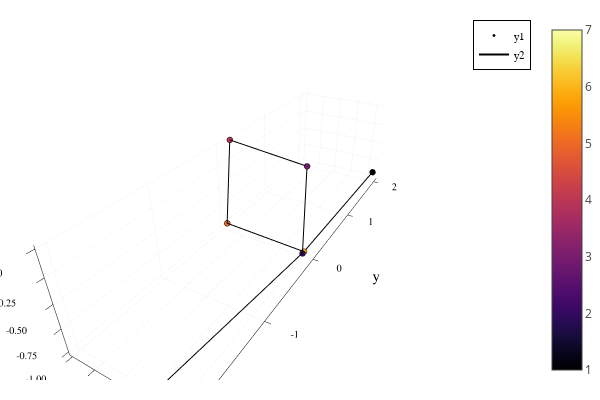

The notebook cell saved with this chart:
### Code cell
p = plot()
newQ = moveBeforeDihedral(newQ,diheds[idxs[n+1]])
plotChain!(newQ,"lightBlue")
display(p)

### Figure 1 — Plotly figure (JSON) as saved in the notebook; plotly's stock layout.template omitted (floating-point values rounded to 4 significant figures; data arrays with more than 128 entries replaced by an {"elided": "..."} marker saying what was removed)
{"data": [{"colorbar": {"title": ""}, "legendgroup": "y1", "marker": {"color": "rgba(0, 0, 4, 1.000)", "line": {"color": "rgba(0, 0, 0, 1.000)", "width": 1}, "size": 2, "symbol": "circle"}, "mode": "markers", "name": "y1", "showlegend": true, "type": "scatter3d", "x": [0.08955], "xaxis": "x1", "y": [2.0], "yaxis": "y1", "z": [-0.8955], "zmax": 7, "zmin": 1}, {"colorbar": {"title": ""}, "legendgroup": "y1", "marker": {"color": "rgba(51, 10, 94, 1.000)", "line": {"color": "rgba(0, 0, 0, 1.000)", "width": 1}, "size": 2, "symbol": "circle"}, "mode": "markers", "name": "y1", "showlegend": false, "type": "scatter3d", "x": [3.239e-78], "xaxis": "x1", "y": [5.148e-85], "yaxis": "y1", "z": [-1.005], "zmax": 7, "zmin": 1}, {"colorbar": {"title": ""}, "legendgroup": "y1", "marker": {"color": "rgba(120, 28, 109, 1.000)", "line": {"color": "rgba(0, 0, 0, 1.000)", "width": 1}, "size": 2, "symbol": "circle"}, "mode": "markers", "name": "y1", "showlegend": false, "type": "scatter3d", "x": [0], "xaxis": "x1", "y": [0], "yaxis": "y1", "z": [0], "zmax": 7, "zmin": 1}, {"colorbar": {"title": ""}, "legendgroup": "y1", "marker": {"color": "rgba(187, 55, 85, 1.000)", "line": {"color": "rgba(0, 0, 0, 1.000)", "width": 1}, "size": 2, "symbol": "circle"}, "mode": "markers", "name": "y1", "showlegend": false, "type": "scatter3d", "x": [-0.9842], "xaxis": "x1", "y": [0.1771], "yaxis": "y1", "z": [7.639e-08], "zmax": 7, "zmin": 1}, {"colorbar": {"title": ""}, "legendgroup": "y1", "marker": {"color": "rgba(237, 105, 37, 1.000)", "line": {"color": "rgba(0, 0, 0, 1.000)", "width": 1}, "size": 2, "symbol": "circle"}, "mode": "markers", "name": "y1", "showlegend": false, "type": "scatter3d", "x": [-1.002], "xaxis": "x1", "y": [0.07724], "yaxis": "y1", "z": [-0.9999], "zmax": 7, "zmin": 1}, {"colorbar": {"title": ""}, "legendgroup": "y1", "marker": {"color": "rgba(252, 181, 25, 1.000)", "line": {"color": "rgba(0, 0, 0, 1.000)", "width": 1}, "size": 2, "symbol": "circle"}, "mode": "markers", "name": "y1", "showlegend": false, "type": "scatter3d", "x": [0.001845], "xaxis": "x1", "y": [0.03299], "yaxis": "y1", "z": [-1.003], "zmax": 7, "zmin": 1}, {"colorbar": {"title": ""}, "legendgroup": "y1", "marker": {"color": "rgba(252, 255, 164, 1.000)", "line": {"color": "rgba(0, 0, 0, 1.000)", "width": 1}, "size": 2, "symbol": "circle"}, "mode": "markers", "name": "y1", "showlegend": false, "type": "scatter3d", "x": [-0.1956], "xaxis": "x1", "y": [-1.962], "yaxis": "y1", "z": [-1.003], "zmax": 7, "zmin": 1}, {"colorbar": {"title": ""}, "hoverinfo": "none", "marker": {"cmax": 7, "cmin": 1, "color": [0.5], "colorscale": {"elided": "256x2 mixed values"}, "opacity": 0, "showscale": true, "size": 0}, "mode": "markers", "name": "y1", "showlegend": false, "type": "scatter3d", "x": [0.08955], "xaxis": "x1", "y": [2.0], "yaxis": "y1", "z": [-0.8955], "zmax": 7, "zmin": 1}, {"colorbar": {"title": ""}, "legendgroup": "y2", "line": {"color": "rgba(0, 0, 0, 1.000)", "dash": "solid", "shape": "linear", "width": 2}, "mode": "lines", "name": "y2", "showlegend": true, "type": "scatter3d", "x": [0.08955, 3.239e-78, 0, -0.9842, -1.002, 0.001845, -0.1956], "xaxis": "x1", "y": [2.0, 5.148e-85, 0, 0.1771, 0.07724, 0.03299, -1.962], "yaxis": "y1", "z": [-0.8955, -1.005, 0, 7.639e-08, -0.9999, -1.003, -1.003], "zmax": 7, "zmin": 1}], "layout": {"annotations": [], "height": 400, "legend": {"bgcolor": "rgba(255, 255, 255, 1.000)", "bordercolor": "rgba(0, 0, 0, 1.000)", "borderwidth": 1, "font": {"color": "rgba(0, 0, 0, 1.000)", "family": "sans-serif", "size": 11}, "tracegroupgap": 0, "traceorder": "normal", "x": 1, "xanchor": "auto", "y": 1, "yanchor": "auto"}, "margin": {"b": 20, "l": 0, "r": 0, "t": 20}, "paper_bgcolor": "rgba(255, 255, 255, 1.000)", "plot_bgcolor": "rgba(255, 255, 255, 1.000)", "scene": {"camera": {"eye": {"x": 1.126, "y": -1.95, "z": 1.3}}, "xaxis": {"anchor": "y1", "domain": [0.06165, 0.9934], "gridcolor": "rgba(0, 0, 0, 0.100)", "gridwidth": 0.5, "linecolor": "rgba(0, 0, 0, 1.000)", "mirror": false, "range": [-1.035, 0.1223], "showgrid": true, "showline": true, "showticklabels": true, "tickangle": 0, "tickcolor": "rgb(0, 0, 0)", "tickfont": {"color": "rgba(0, 0, 0, 1.000)", "family": "sans-serif", "size": 11}, "tickmode": "array", "ticks": "inside", "ticktext": ["-1.00", "-0.75", "-0.50", "-0.25", "0.00"], "tickvals": [-1, -0.75, -0.5, -0.25, 0], "title": "x", "titlefont": {"color": "rgba(0, 0, 0, 1.000)", "family": "sans-serif", "size": 15}, "type": "-", "visible": true, "zeroline": false, "zerolinecolor": "rgba(0, 0, 0, 1.000)"}, "yaxis": {"anchor": "x1", "domain": [0.07581, 0.9902], "gridcolor": "rgba(0, 0, 0, 0.100)", "gridwidth": 0.5, "linecolor": "rgba(0, 0, 0, 1.000)", "mirror": false, "range": [-2.081, 2.119], "showgrid": true, "showline": true, "showticklabels": true, "tickangle": 0, "tickcolor": "rgb(0, 0, 0)", "tickfont": {"color": "rgba(0, 0, 0, 1.000)", "family": "sans-serif", "size": 11}, "tickmode": "array", "ticks": "inside", "ticktext": ["-2", "-1", "0", "1", "2"], "tickvals": [-2, -1, 0, 1, 2], "title": "y", "titlefont": {"color": "rgba(0, 0, 0, 1.000)", "family": "sans-serif", "size": 15}, "type": "-", "visible": true, "zeroline": false, "zerolinecolor": "rgba(0, 0, 0, 1.000)"}, "zaxis": {"gridcolor": "rgba(0, 0, 0, 0.100)", "gridwidth": 0.5, "linecolor": "rgba(0, 0, 0, 1.000)", "mirror": false, "range": [-1.035, 0.03015], "showgrid": true, "showline": true, "showticklabels": true, "tickangle": 0, "tickcolor": "rgb(0, 0, 0)", "tickfont": {"color": "rgba(0, 0, 0, 1.000)", "family": "sans-serif", "size": 11}, "tickmode": "array", "ticks": "inside", "ticktext": ["-1.00", "-0.75", "-0.50", "-0.25", "0.00"], "tickvals": [-1, -0.75, -0.5, -0.25, 0], "title": "z", "titlefont": {"color": "rgba(0, 0, 0, 1.000)", "family": "sans-serif", "size": 15}, "type": "-", "visible": true, "zeroline": false, "zerolinecolor": "rgba(0, 0, 0, 1.000)"}}, "showlegend": true, "width": 600}}
